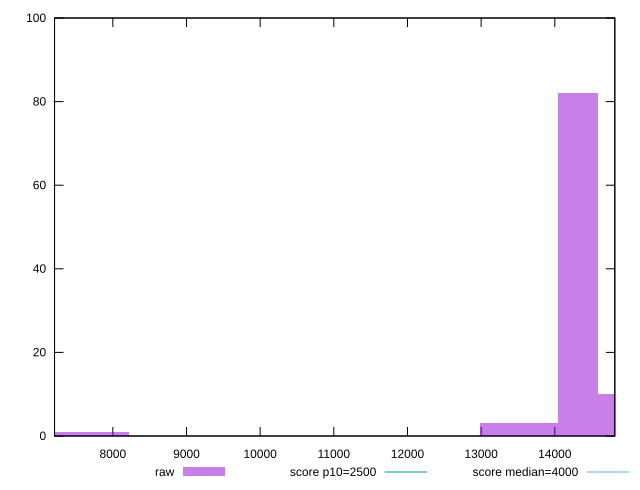

The gnuplot source for this figure:
reset

$raw <<EOF
7952.760479275918 1
7422.576447324191 1
14314.968862696653 82
13784.784830744926 3
14845.152894648381 10
13254.600798793197 3
EOF

set key outside below
set boxwidth 530.1840319517279
set xrange [7208.4749999999985:14814.8325]
set yrange [0:100]
set trange [0:100]
set style fill transparent solid 0.5 noborder

set parametric
set terminal svg size 640, 490 enhanced background rgb 'white'
set output "report_00019_2021-02-10T18-14-37.922Z//largest-contentful-paint/samples/pages/raw/histogram.svg"

plot $raw title "raw" with boxes, \
     2500,t title "score p10=2500", \
     4000,t title "score median=4000"

reset
